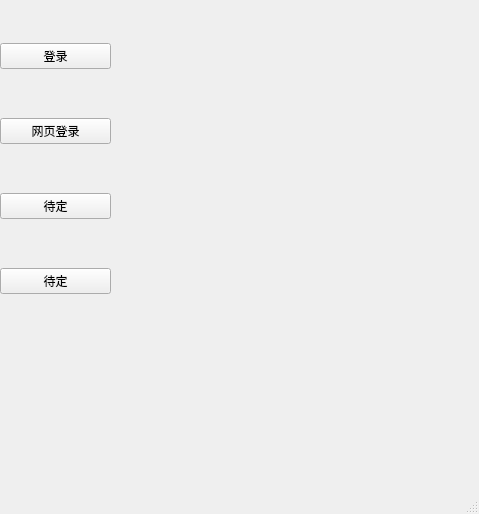
<?xml version="1.0" encoding="UTF-8"?>
<ui version="4.0">
 <class>MainWindow</class>
 <widget class="QMainWindow" name="MainWindow">
  <property name="geometry">
   <rect>
    <x>0</x>
    <y>0</y>
    <width>479</width>
    <height>514</height>
   </rect>
  </property>
  <property name="windowTitle">
   <string>MainWindow</string>
  </property>
  <widget class="QWidget" name="centralwidget">
   <widget class="QWidget" name="verticalLayoutWidget">
    <property name="geometry">
     <rect>
      <x>0</x>
      <y>0</y>
      <width>111</width>
      <height>341</height>
     </rect>
    </property>
    <layout class="QVBoxLayout" name="verticalLayout">
     <item>
      <widget class="QPushButton" name="pushButton">
       <property name="text">
        <string>登录</string>
       </property>
      </widget>
     </item>
     <item>
      <widget class="QPushButton" name="pushButton_3">
       <property name="text">
        <string>网页登录</string>
       </property>
      </widget>
     </item>
     <item>
      <widget class="QPushButton" name="pushButton_2">
       <property name="text">
        <string>待定</string>
       </property>
      </widget>
     </item>
     <item>
      <widget class="QPushButton" name="pushButton_4">
       <property name="text">
        <string>待定</string>
       </property>
      </widget>
     </item>
    </layout>
   </widget>
  </widget>
  <widget class="QMenuBar" name="menubar">
   <property name="geometry">
    <rect>
     <x>0</x>
     <y>0</y>
     <width>479</width>
     <height>26</height>
    </rect>
   </property>
  </widget>
  <widget class="QStatusBar" name="statusbar"/>
 </widget>
 <resources/>
 <connections/>
</ui>
